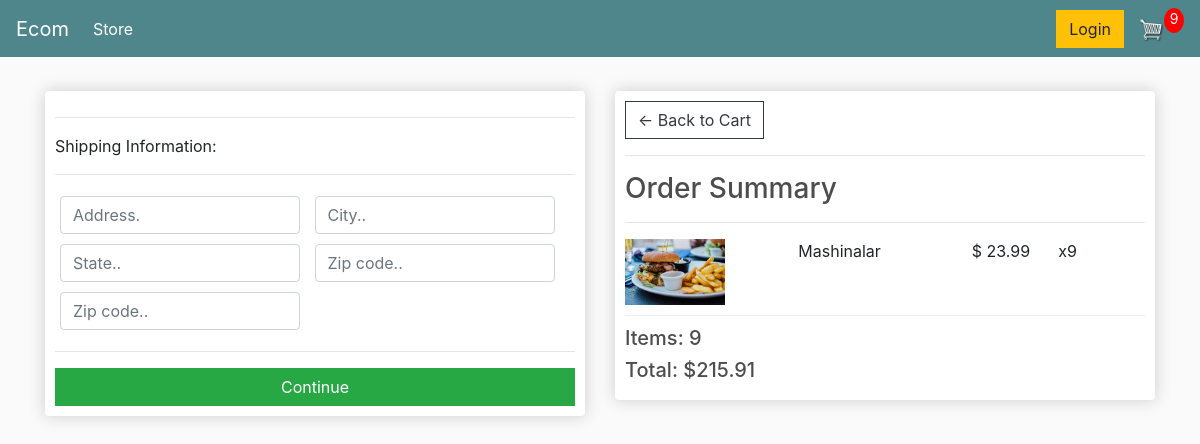
Screenshot of /checkout/ (signed in) with the database file from the repository.
### store/models.py (models this page shows, shortened)
class OrderItem(models.Model):
    product = models.ForeignKey(Product, on_delete=models.SET_NULL, blank=True, null=True)
    order = models.ForeignKey(Order, on_delete=models.SET_NULL, blank=True, null=True)
    qunatity = models.IntegerField(default=0, null=True, blank=True)  # miqdori
    date_added = models.DateTimeField(auto_now_add=True)
    @property
    def get_total(self):
        total = self.product.price * self.qunatity
        return total

class Product(models.Model):
    name = models.CharField(max_length=200, null=True)
    price = models.FloatField()
    digital = models.BooleanField(default=False, null=True, blank=False)  # raqamli
    image = models.ImageField(null=True, blank=True)
    @property
    def image_url(self):
        try:
            url = self.image.url
        except:
            url = ''
        return url

class Order(models.Model):
    customer = models.ForeignKey(Customer, on_delete=models.SET_NULL, blank=True, null=True)
    data_orderd = models.DateTimeField(auto_now_add=True)
    complate = models.BooleanField(default=False, null=True, blank=False)  # to'ldirish
    transection_id = models.CharField(max_length=255, null=True)
    @property
    def shipping(self):
        shipping = False  # yetkazip berish
        orderitems = self.orderitem_set.all()
        for i in orderitems:
            if i.product.digital == False:
                shipping = True
        return shipping
    @property
    def get_cart_total(self):
        orderitems = self.orderitem_set.all()
        total = sum([item.get_total for item in orderitems])
        return total
    @property
    def get_cart_item(self):
        orderitems = self.orderitem_set.all()
        total = sum([item.qunatity for item in orderitems])
        return total

### store/views.py (the view)
# urls.py: path('checkout/', views.checkout, name="checkout"),
def checkout(request):
    if request.user.is_authenticated:
        customer = request.user.customer
        order, created = models.Order.objects.get_or_create(customer=customer, complate=False)
        items = order.orderitem_set.all()
        cartItems = order.get_cart_item
    else:
        items = []
        order = {'get_cart_total': 0, 'get_cart_item': 0, 'shipping': False}
        cartItems = order['get_cart_item']
    context = {'items': items, 'order': order, 'cartItems': cartItems}
    return render(request, 'store/checkout.html', context)

### store/templates/store/checkout.html (shortened to what this page needs)
{% extends 'store/main.html' %}
{% load static %}
{% block content %}
    <div class="row">
        <div class="col-lg-6">
            <div class="box-element" id="form-wrapper">
                <form id="form">
                    <div id="shipping-info">
                        <hr>
                        <p>Shipping Information:</p>
                        <hr>
                        <div class="form-field">
                            <input class="form-control" type="text" name="address" placeholder="Address.">
                        </div>
                        <div class="form-field">
                            <input class="form-control" type="text" name="city" placeholder="City..">
                        </div>
                        <div class="form-field">
                            <input class="form-control" type="text" name="state" placeholder="State..">
                        </div>
                        <div class="form-field">
                            <input class="form-control" type="text" name="zipcode" placeholder="Zip code..">
                        </div>
                        <div class="form-field">
                            <input class="form-control" type="text" name="country" placeholder="Zip code..">
                        </div>
                    </div>
                    <hr>
                    <input id="form-button" class="btn btn-success btn-block" type="submit" value="Continue">
                </form>
            </div>
            <br>
        </div>
        <div class="col-lg-6">
            <div class="box-element">
                <a class="btn btn-outline-dark" href="{% url 'cart' %}">&#x2190; Back to Cart</a>
                <hr>
                <h3>Order Summary</h3>
                <hr>
                {% for item in items %}
                    <div class="cart-row">
                        <div style="flex:2"><img class="row-image" src="{{ item.product.image_url }}"></div>
                        <div style="flex:2"><p>{{ item.product.name }}</p></div>
                        <div style="flex:1"><p>$ {{ item.product.price }}</p></div>
                        <div style="flex:1"><p>x{{ item.qunatity }}</p></div>
                    </div>
                {% endfor %}
                <h5>Items: {{ order.get_cart_item }}</h5>
                <h5>Total: ${{ order.get_cart_total|floatformat:2 }}</h5>
            </div>
        </div>
    </div>
{% endblock content %}

### ecommerce/static/css/main.css (style rules this page uses)
body { background-color: hsl(0, 0%, 98%); }
h1,h2,h3,h4,h5,h6 { color:hsl(0, 0%, 30%); }
.box-element { box-shadow:hsl(0, 0%, 80%) 0 0 16px; background-color: #fff; border-radius: 4px; padding: 10px; }
.col-lg-4, .col-lg-6, .col-lg-8, .col-lg-12 { margin-top: 10px; }
.btn { border-radius: 0; }
.row-image { width: 100px; }
.form-field { width:250px; display: inline-block; padding: 5px; }
.cart-row { display: flex; align-items: flex-stretch; padding-bottom: 10px; margin-bottom: 10px; border-bottom: 1px solid #ececec; }

### rows the page displays
OrderItem: product.image_url (picture), product.name "Mashinalar", product.price "23.99", qunatity "9"
Order: get_cart_item "9", get_cart_total "215.91"

### other values shown
{{ cartItems }} "9"
